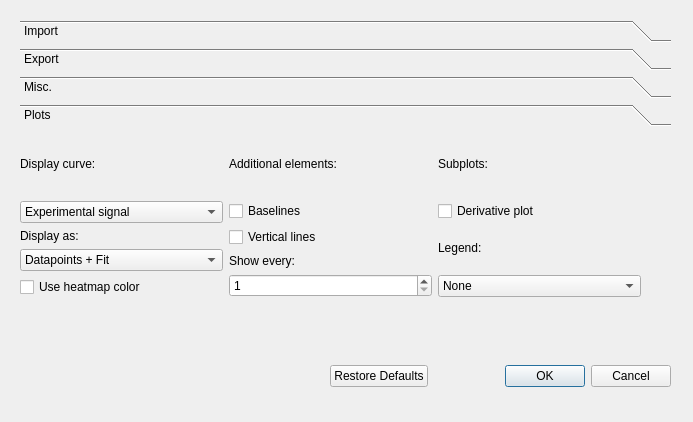
<?xml version="1.0" encoding="UTF-8"?>
<ui version="4.0">
 <class>moltenProtToolBoxDialog</class>
 <widget class="QDialog" name="moltenProtToolBoxDialog">
  <property name="windowModality">
   <enum>Qt::ApplicationModal</enum>
  </property>
  <property name="geometry">
   <rect>
    <x>0</x>
    <y>0</y>
    <width>693</width>
    <height>422</height>
   </rect>
  </property>
  <property name="sizePolicy">
   <sizepolicy hsizetype="Preferred" vsizetype="Expanding">
    <horstretch>0</horstretch>
    <verstretch>0</verstretch>
   </sizepolicy>
  </property>
  <property name="windowTitle">
   <string>MoltenProt settings</string>
  </property>
  <property name="toolTip">
   <string/>
  </property>
  <property name="modal">
   <bool>true</bool>
  </property>
  <widget class="QDialogButtonBox" name="buttonBox">
   <property name="geometry">
    <rect>
     <x>330</x>
     <y>360</y>
     <width>341</width>
     <height>32</height>
    </rect>
   </property>
   <property name="orientation">
    <enum>Qt::Horizontal</enum>
   </property>
   <property name="standardButtons">
    <set>QDialogButtonBox::Cancel|QDialogButtonBox::Ok|QDialogButtonBox::RestoreDefaults</set>
   </property>
  </widget>
  <widget class="QToolBox" name="moltenprotToolBox">
   <property name="geometry">
    <rect>
     <x>20</x>
     <y>20</y>
     <width>651</width>
     <height>331</height>
    </rect>
   </property>
   <property name="currentIndex">
    <number>3</number>
   </property>
   <widget class="QWidget" name="importPage">
    <property name="geometry">
     <rect>
      <x>0</x>
      <y>0</y>
      <width>651</width>
      <height>183</height>
     </rect>
    </property>
    <property name="toolTip">
     <string>Set up how files are imported</string>
    </property>
    <attribute name="label">
     <string>Import</string>
    </attribute>
    <widget class="QGroupBox" name="importGroupBox">
     <property name="geometry">
      <rect>
       <x>0</x>
       <y>0</y>
       <width>651</width>
       <height>231</height>
      </rect>
     </property>
     <property name="title">
      <string>Data import settings</string>
     </property>
     <widget class="QTabWidget" name="importTabs">
      <property name="geometry">
       <rect>
        <x>10</x>
        <y>30</y>
        <width>651</width>
        <height>191</height>
       </rect>
      </property>
      <property name="toolTip">
       <string/>
      </property>
      <property name="currentIndex">
       <number>0</number>
      </property>
      <widget class="QWidget" name="CSV">
       <attribute name="title">
        <string>CSV</string>
       </attribute>
       <widget class="QWidget" name="gridLayoutWidget">
        <property name="geometry">
         <rect>
          <x>0</x>
          <y>0</y>
          <width>631</width>
          <height>111</height>
         </rect>
        </property>
        <layout class="QGridLayout" name="gridLayout">
         <item row="0" column="0">
          <widget class="QLabel" name="separatorLabel">
           <property name="text">
            <string>Separator:</string>
           </property>
          </widget>
         </item>
         <item row="0" column="2">
          <widget class="QLabel" name="denaturantLabel">
           <property name="text">
            <string>Denaturation:</string>
           </property>
          </widget>
         </item>
         <item row="0" column="3">
          <widget class="QLabel" name="scanRateLabel">
           <property name="text">
            <string>Scan rate:</string>
           </property>
          </widget>
         </item>
         <item row="1" column="0">
          <widget class="QLineEdit" name="separatorInput">
           <property name="toolTip">
            <string>Set *.csv file separator (default comma)</string>
           </property>
           <property name="inputMask">
            <string>xx</string>
           </property>
           <property name="text">
            <string>,</string>
           </property>
          </widget>
         </item>
         <item row="1" column="2">
          <widget class="QComboBox" name="denaturantComboBox">
           <property name="toolTip">
            <string>Set how protein was denatured (temperature in C or K)</string>
           </property>
           <item>
            <property name="text">
             <string>Temperature (C)</string>
            </property>
           </item>
           <item>
            <property name="text">
             <string>Temperature (K)</string>
            </property>
           </item>
          </widget>
         </item>
         <item row="1" column="3">
          <widget class="QDoubleSpinBox" name="scanRateSpinBox">
           <property name="toolTip">
            <string>Set scan rate in degrees per minute; this option is only relevant for kinetic models.</string>
           </property>
           <property name="minimum">
            <double>0.100000000000000</double>
           </property>
           <property name="maximum">
            <double>100.000000000000000</double>
           </property>
           <property name="singleStep">
            <double>0.100000000000000</double>
           </property>
           <property name="value">
            <double>1.000000000000000</double>
           </property>
          </widget>
         </item>
         <item row="1" column="1">
          <widget class="QLineEdit" name="decimalSeparatorInput">
           <property name="toolTip">
            <string>Set *.csv file decimal separator (default dot)</string>
           </property>
           <property name="inputMask">
            <string>x</string>
           </property>
           <property name="text">
            <string>.</string>
           </property>
           <property name="maxLength">
            <number>1</number>
           </property>
          </widget>
         </item>
         <item row="0" column="1">
          <widget class="QLabel" name="decimalLabel">
           <property name="text">
            <string>Decimal Separator:</string>
           </property>
          </widget>
         </item>
         <item row="2" column="0">
          <widget class="QCheckBox" name="spectrumCsvCheckBox">
           <property name="toolTip">
            <string>If checked, the columns in the input CSV will be treated as separate wavelengths of a spectrum</string>
           </property>
           <property name="text">
            <string>Spectrum (e.g. CD)</string>
           </property>
          </widget>
         </item>
        </layout>
       </widget>
      </widget>
      <widget class="QWidget" name="widget">
       <attribute name="title">
        <string>XLSX</string>
       </attribute>
       <widget class="QWidget" name="gridLayoutWidget_2">
        <property name="geometry">
         <rect>
          <x>100</x>
          <y>30</y>
          <width>172</width>
          <height>80</height>
         </rect>
        </property>
        <layout class="QGridLayout" name="gridLayout_2"/>
       </widget>
       <widget class="QWidget" name="layoutWidget">
        <property name="geometry">
         <rect>
          <x>10</x>
          <y>10</y>
          <width>601</width>
          <height>101</height>
         </rect>
        </property>
        <layout class="QGridLayout" name="gridLayout_3">
         <item row="0" column="0" rowspan="3">
          <widget class="QTextBrowser" name="textBrowser">
           <property name="html">
            <string>&lt;!DOCTYPE HTML PUBLIC &quot;-//W3C//DTD HTML 4.0//EN&quot; &quot;http://www.w3.org/TR/REC-html40/strict.dtd&quot;&gt;
&lt;html&gt;&lt;head&gt;&lt;meta name=&quot;qrichtext&quot; content=&quot;1&quot; /&gt;&lt;style type=&quot;text/css&quot;&gt;
p, li { white-space: pre-wrap; }
&lt;/style&gt;&lt;/head&gt;&lt;body style=&quot; font-family:'Noto Sans'; font-size:12pt; font-weight:400; font-style:normal;&quot;&gt;
&lt;p style=&quot; margin-top:0px; margin-bottom:0px; margin-left:0px; margin-right:0px; -qt-block-indent:0; text-indent:0px;&quot;&gt;&lt;span style=&quot; font-family:'MS Shell Dlg 2'; font-size:8pt;&quot;&gt;How to obtain an input XLSX file:&lt;/span&gt;&lt;/p&gt;
&lt;p style=&quot;-qt-paragraph-type:empty; margin-top:0px; margin-bottom:0px; margin-left:0px; margin-right:0px; -qt-block-indent:0; text-indent:0px; font-family:'MS Shell Dlg 2'; font-size:8pt;&quot;&gt;&lt;br /&gt;&lt;/p&gt;
&lt;p style=&quot; margin-top:0px; margin-bottom:0px; margin-left:0px; margin-right:0px; -qt-block-indent:0; text-indent:0px;&quot;&gt;&lt;span style=&quot; font-family:'MS Shell Dlg 2'; font-size:8pt;&quot;&gt;&amp;gt; export &amp;quot;processed&amp;quot; data from the manufacturer's software&lt;/span&gt;&lt;/p&gt;
&lt;p style=&quot; margin-top:0px; margin-bottom:0px; margin-left:0px; margin-right:0px; -qt-block-indent:0; text-indent:0px;&quot;&gt;&lt;span style=&quot; font-family:'MS Shell Dlg 2'; font-size:8pt;&quot;&gt;&amp;gt; in the Overview sheet provide sample annotations (will be shown in the GUI)&lt;/span&gt;&lt;/p&gt;
&lt;p style=&quot; margin-top:0px; margin-bottom:0px; margin-left:0px; margin-right:0px; -qt-block-indent:0; text-indent:0px;&quot;&gt;&lt;span style=&quot; font-family:'MS Shell Dlg 2'; font-size:8pt;&quot;&gt;&amp;gt; optionally, provide per-sample dCp values by creating an extra column with name &amp;quot;dCp&amp;quot;&lt;/span&gt;&lt;/p&gt;
&lt;p style=&quot;-qt-paragraph-type:empty; margin-top:0px; margin-bottom:0px; margin-left:0px; margin-right:0px; -qt-block-indent:0; text-indent:0px; font-family:'MS Shell Dlg 2'; font-size:8pt;&quot;&gt;&lt;br /&gt;&lt;/p&gt;
&lt;p style=&quot; margin-top:0px; margin-bottom:0px; margin-left:0px; margin-right:0px; -qt-block-indent:0; text-indent:0px;&quot;&gt;&lt;span style=&quot; font-family:'MS Shell Dlg 2'; font-size:8pt;&quot;&gt;Parsing of an XLSX file may take a long time, consider saving a MoltenProt session to JSON right after import.&lt;/span&gt;&lt;/p&gt;&lt;/body&gt;&lt;/html&gt;</string>
           </property>
          </widget>
         </item>
         <item row="0" column="1">
          <widget class="QCheckBox" name="refoldingCheckBox">
           <property name="toolTip">
            <string>Indicate if refolding ramp was used</string>
           </property>
           <property name="text">
            <string>Refolding data</string>
           </property>
          </widget>
         </item>
         <item row="1" column="1">
          <widget class="QCheckBox" name="rawCheckBox">
           <property name="toolTip">
            <string>&lt;html&gt;&lt;head/&gt;&lt;body&gt;&lt;p&gt;Indicate if this is raw or processed data&lt;/p&gt;&lt;/body&gt;&lt;/html&gt;</string>
           </property>
           <property name="text">
            <string>Raw data</string>
           </property>
          </widget>
         </item>
         <item row="2" column="1">
          <widget class="QCheckBox" name="pantaCheckBox">
           <property name="toolTip">
            <string>&lt;html&gt;&lt;head/&gt;&lt;body&gt;&lt;p&gt;Indicate if data was exported from the newer machine&lt;/p&gt;&lt;/body&gt;&lt;/html&gt;</string>
           </property>
           <property name="text">
            <string>Panta rhei (testing)</string>
           </property>
          </widget>
         </item>
        </layout>
       </widget>
      </widget>
     </widget>
    </widget>
   </widget>
   <widget class="QWidget" name="exportPage">
    <property name="geometry">
     <rect>
      <x>0</x>
      <y>0</y>
      <width>651</width>
      <height>183</height>
     </rect>
    </property>
    <property name="toolTip">
     <string>Set output options</string>
    </property>
    <attribute name="label">
     <string>Export</string>
    </attribute>
    <widget class="QGroupBox" name="exportGroupBox">
     <property name="geometry">
      <rect>
       <x>0</x>
       <y>0</y>
       <width>651</width>
       <height>181</height>
      </rect>
     </property>
     <property name="title">
      <string>Data export settings</string>
     </property>
     <widget class="QWidget" name="verticalLayoutWidget">
      <property name="geometry">
       <rect>
        <x>9</x>
        <y>27</y>
        <width>311</width>
        <height>151</height>
       </rect>
      </property>
      <layout class="QVBoxLayout" name="verticalLayout">
       <item>
        <widget class="QLabel" name="outputFormatLabel">
         <property name="text">
          <string>Data format:</string>
         </property>
        </widget>
       </item>
       <item>
        <widget class="QComboBox" name="outputFormatComboBox">
         <property name="toolTip">
          <string>Select output format for raw and processed data as well as fit results</string>
         </property>
         <item>
          <property name="text">
           <string>None</string>
          </property>
         </item>
         <item>
          <property name="text">
           <string>CSV</string>
          </property>
         </item>
         <item>
          <property name="text">
           <string notr="true">XLSX</string>
          </property>
         </item>
        </widget>
       </item>
       <item>
        <widget class="QLabel" name="outputReportTypeLabel">
         <property name="text">
          <string>Report format:</string>
         </property>
        </widget>
       </item>
       <item>
        <widget class="QComboBox" name="outputReportComboBox">
         <property name="enabled">
          <bool>true</bool>
         </property>
         <property name="toolTip">
          <string>Summarize the results in a report</string>
         </property>
         <item>
          <property name="text">
           <string>None</string>
          </property>
         </item>
         <item>
          <property name="text">
           <string>PDF</string>
          </property>
         </item>
         <item>
          <property name="text">
           <string>Summary (XLSX)</string>
          </property>
         </item>
         <item>
          <property name="text">
           <string>Interactive (HTML)</string>
          </property>
         </item>
        </widget>
       </item>
      </layout>
     </widget>
    </widget>
   </widget>
   <widget class="QWidget" name="miscSettings">
    <property name="geometry">
     <rect>
      <x>0</x>
      <y>0</y>
      <width>651</width>
      <height>183</height>
     </rect>
    </property>
    <attribute name="label">
     <string>Misc.</string>
    </attribute>
    <widget class="QWidget" name="verticalLayoutWidget_2">
     <property name="geometry">
      <rect>
       <x>0</x>
       <y>-2</y>
       <width>180</width>
       <height>181</height>
      </rect>
     </property>
     <layout class="QVBoxLayout" name="verticalLayout_2">
      <item>
       <widget class="QLabel" name="parallelSpinBoxLabel">
        <property name="text">
         <string>Parallel processes:</string>
        </property>
       </widget>
      </item>
      <item>
       <widget class="QSpinBox" name="parallelSpinBox">
        <property name="enabled">
         <bool>true</bool>
        </property>
        <property name="toolTip">
         <string>If your computer has several cores, select number of cores used to process your data. </string>
        </property>
        <property name="minimum">
         <number>1</number>
        </property>
       </widget>
      </item>
      <item>
       <widget class="QLabel" name="colormapForPlotLabel">
        <property name="text">
         <string>Colormap for heatmap:</string>
        </property>
       </widget>
      </item>
      <item>
       <widget class="QComboBox" name="colormapForPlotComboBox">
        <property name="toolTip">
         <string>Matplotlib colormap to color buttons in the result heatmap</string>
        </property>
       </widget>
      </item>
     </layout>
    </widget>
   </widget>
   <widget class="QWidget" name="PlotSettings">
    <property name="geometry">
     <rect>
      <x>0</x>
      <y>0</y>
      <width>651</width>
      <height>183</height>
     </rect>
    </property>
    <attribute name="label">
     <string>Plots</string>
    </attribute>
    <widget class="QWidget" name="layoutWidget">
     <property name="geometry">
      <rect>
       <x>0</x>
       <y>0</y>
       <width>621</width>
       <height>165</height>
      </rect>
     </property>
     <layout class="QGridLayout" name="gridLayout_4">
      <item row="0" column="0">
       <widget class="QLabel" name="curveTypeLabel">
        <property name="text">
         <string>Display curve:</string>
        </property>
       </widget>
      </item>
      <item row="0" column="1">
       <widget class="QLabel" name="curveTypeLabel_2">
        <property name="text">
         <string>Additional elements:</string>
        </property>
       </widget>
      </item>
      <item row="0" column="2">
       <widget class="QLabel" name="curveTypeLabel_3">
        <property name="text">
         <string>Subplots:</string>
        </property>
       </widget>
      </item>
      <item row="1" column="0">
       <layout class="QVBoxLayout" name="verticalLayout_5">
        <item>
         <widget class="QComboBox" name="curveTypeComboBox">
          <property name="toolTip">
           <string>Which data to plot</string>
          </property>
          <item>
           <property name="text">
            <string>Experimental signal</string>
           </property>
          </item>
          <item>
           <property name="text">
            <string>Baseline-corrected</string>
           </property>
          </item>
         </widget>
        </item>
        <item>
         <widget class="QLabel" name="curveViewLabel">
          <property name="text">
           <string>Display as:</string>
          </property>
         </widget>
        </item>
        <item>
         <widget class="QComboBox" name="curveViewComboBox">
          <property name="toolTip">
           <string>How to plot data</string>
          </property>
          <item>
           <property name="text">
            <string>Datapoints + Fit</string>
           </property>
          </item>
          <item>
           <property name="text">
            <string>Datapoints</string>
           </property>
          </item>
          <item>
           <property name="text">
            <string>Fit</string>
           </property>
          </item>
         </widget>
        </item>
        <item>
         <widget class="QCheckBox" name="curveHeatmapColorCheckBox">
          <property name="toolTip">
           <string>Color curves based on the heatmap button colors</string>
          </property>
          <property name="text">
           <string>Use heatmap color</string>
          </property>
         </widget>
        </item>
       </layout>
      </item>
      <item row="1" column="1">
       <layout class="QVBoxLayout" name="verticalLayout_3">
        <item>
         <widget class="QCheckBox" name="curveBaselineCheckBox">
          <property name="toolTip">
           <string>Show pre- and post-transition baselines</string>
          </property>
          <property name="text">
           <string>Baselines</string>
          </property>
         </widget>
        </item>
        <item>
         <widget class="QCheckBox" name="curveVlinesCheckBox">
          <property name="toolTip">
           <string>Show fit parameters that are on X-axis (e.g. Tm)</string>
          </property>
          <property name="text">
           <string>Vertical lines</string>
          </property>
         </widget>
        </item>
        <item>
         <widget class="QLabel" name="curveMarkEverySpinBoxLabel">
          <property name="text">
           <string>Show every:</string>
          </property>
         </widget>
        </item>
        <item>
         <widget class="QSpinBox" name="curveMarkEverySpinBox">
          <property name="toolTip">
           <string extracomment="blah">Plot every n'th experimental datapoint</string>
          </property>
          <property name="minimum">
           <number>1</number>
          </property>
         </widget>
        </item>
       </layout>
      </item>
      <item row="1" column="2">
       <layout class="QVBoxLayout" name="verticalLayout_4">
        <item>
         <widget class="QCheckBox" name="curveDerivativeCheckBox">
          <property name="toolTip">
           <string>Show smoothened experimental derivative in a separate plot</string>
          </property>
          <property name="text">
           <string>Derivative plot</string>
          </property>
         </widget>
        </item>
        <item>
         <widget class="QLabel" name="label">
          <property name="text">
           <string>Legend:</string>
          </property>
         </widget>
        </item>
        <item>
         <widget class="QComboBox" name="curveLegendComboBox">
          <property name="toolTip">
           <string>How to display the legend</string>
          </property>
          <item>
           <property name="text">
            <string>None</string>
           </property>
          </item>
          <item>
           <property name="text">
            <string>ID</string>
           </property>
          </item>
          <item>
           <property name="text">
            <string>Annotation</string>
           </property>
          </item>
         </widget>
        </item>
       </layout>
      </item>
     </layout>
    </widget>
   </widget>
  </widget>
 </widget>
 <resources/>
 <connections>
  <connection>
   <sender>buttonBox</sender>
   <signal>accepted()</signal>
   <receiver>moltenProtToolBoxDialog</receiver>
   <slot>accept()</slot>
   <hints>
    <hint type="sourcelabel">
     <x>248</x>
     <y>254</y>
    </hint>
    <hint type="destinationlabel">
     <x>157</x>
     <y>274</y>
    </hint>
   </hints>
  </connection>
  <connection>
   <sender>buttonBox</sender>
   <signal>rejected()</signal>
   <receiver>moltenProtToolBoxDialog</receiver>
   <slot>reject()</slot>
   <hints>
    <hint type="sourcelabel">
     <x>316</x>
     <y>260</y>
    </hint>
    <hint type="destinationlabel">
     <x>286</x>
     <y>274</y>
    </hint>
   </hints>
  </connection>
  <connection>
   <sender>buttonBox</sender>
   <signal>clicked(QAbstractButton*)</signal>
   <receiver>moltenProtToolBoxDialog</receiver>
   <slot>reject()</slot>
   <hints>
    <hint type="sourcelabel">
     <x>500</x>
     <y>375</y>
    </hint>
    <hint type="destinationlabel">
     <x>346</x>
     <y>210</y>
    </hint>
   </hints>
  </connection>
 </connections>
 <designerdata>
  <property name="gridDeltaX">
   <number>10</number>
  </property>
  <property name="gridDeltaY">
   <number>10</number>
  </property>
  <property name="gridSnapX">
   <bool>true</bool>
  </property>
  <property name="gridSnapY">
   <bool>true</bool>
  </property>
  <property name="gridVisible">
   <bool>true</bool>
  </property>
 </designerdata>
</ui>
